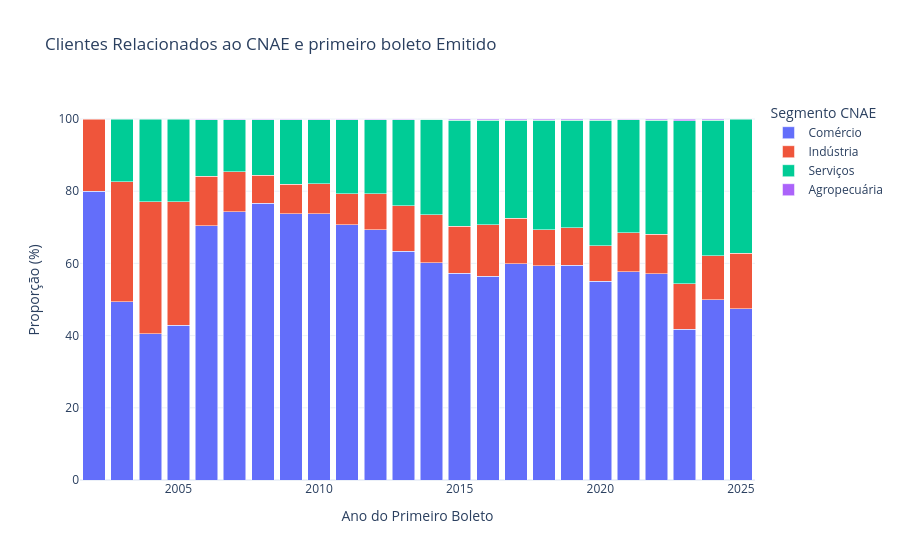

The notebook cell saved with this chart:
### Code cell
import pandas as pd
import plotly.express as px

def plotar_retencao_por_cnae(df, coluna_data_boleto="data_primeiro_boleto", coluna_anos="anos_boleto", coluna_cnae="primeira_hierarquia"):
    """
    Gera um gráfico de barras mostrando a retenção de clientes (>=1 ano vs <1 ano) por setor CNAE e ano do primeiro boleto.

    Parâmetros:
    df (DataFrame): DataFrame contendo as colunas de data do primeiro boleto, anos de permanência e CNAE.
    coluna_data_boleto (str): Nome da coluna que contém a data do primeiro boleto.
    coluna_anos (str): Nome da coluna que contém os anos de permanência.
    coluna_cnae (str): Nome da coluna que contém a classificação de CNAE.

    Retorno:
    None (exibe o gráfico interativo com Plotly)
    """

    # Converter a coluna de data para datetime
    df[coluna_data_boleto] = pd.to_datetime(df[coluna_data_boleto])

    # Criar a coluna do ano do primeiro boleto
    df["ano_primeiro_boleto"] = df[coluna_data_boleto].dt.year

    # Agrupar por ano e CNAE para calcular a retenção proporcional dentro de cada ano
    tabela = df.groupby(["ano_primeiro_boleto", coluna_cnae])[coluna_anos].count().reset_index()
    
    # Calcular a proporção dentro de cada ano (para que some 100%)
    tabela["percentual"] = tabela.groupby("ano_primeiro_boleto")[coluna_anos].transform(lambda x: (x / x.sum()) * 100)

    # Criar gráfico interativo com Plotly Express
    fig = px.bar(
        tabela,
        x="ano_primeiro_boleto",
        y="percentual",
        color=coluna_cnae,
        title="Clientes Relacionados ao CNAE e primeiro boleto Emitido ",
        labels={"ano_primeiro_boleto": "Ano do Primeiro Boleto", "percentual": "Proporção (%)", coluna_cnae: "Segmento CNAE"},
        barmode="stack",
        template="plotly_white"
    )

    # Exibir o gráfico
    fig.show()



# Chamando a função com seu DataFrame Pandas
plotar_retencao_por_cnae(tabela_cnae)

### Figure 1 — Plotly figure (JSON) as saved in the notebook; plotly's stock layout.template omitted (floating-point values rounded to 4 significant figures)
{"data": [{"hovertemplate": "Segmento CNAE=Comércio<br>Ano do Primeiro Boleto=%{x}<br>Proporção (%)=%{y}<extra></extra>", "legendgroup": "Comércio", "marker": {"color": "#636efa", "pattern": {"shape": ""}}, "name": "Comércio", "orientation": "v", "showlegend": true, "textposition": "auto", "type": "bar", "x": [2002, 2003, 2004, 2005, 2006, 2007, 2008, 2009, 2010, 2011, 2012, 2013, 2014, 2015, 2016, 2017, 2018, 2019, 2020, 2021, 2022, 2023, 2024, 2025], "xaxis": "x", "y": [80.0, 49.38, 40.54, 42.86, 70.49, 74.25, 76.64, 73.77, 73.71, 70.71, 69.36, 63.4, 60.11, 57.31, 56.51, 59.89, 59.33, 59.55, 55.1, 57.64, 57.08, 41.8, 49.97, 47.44], "yaxis": "y"}, {"hovertemplate": "Segmento CNAE=Indústria<br>Ano do Primeiro Boleto=%{x}<br>Proporção (%)=%{y}<extra></extra>", "legendgroup": "Indústria", "marker": {"color": "#EF553B", "pattern": {"shape": ""}}, "name": "Indústria", "orientation": "v", "showlegend": true, "textposition": "auto", "type": "bar", "x": [2002, 2003, 2004, 2005, 2006, 2007, 2008, 2009, 2010, 2011, 2012, 2013, 2014, 2015, 2016, 2017, 2018, 2019, 2020, 2021, 2022, 2023, 2024, 2025], "xaxis": "x", "y": [20.0, 33.23, 36.49, 34.29, 13.66, 11.17, 7.81, 8.167, 8.299, 8.514, 9.931, 12.63, 13.37, 12.98, 14.2, 12.61, 9.926, 10.26, 9.822, 10.87, 10.96, 12.57, 12.16, 15.38], "yaxis": "y"}, {"hovertemplate": "Segmento CNAE=Serviços<br>Ano do Primeiro Boleto=%{x}<br>Proporção (%)=%{y}<extra></extra>", "legendgroup": "Serviços", "marker": {"color": "#00cc96", "pattern": {"shape": ""}}, "name": "Serviços", "orientation": "v", "showlegend": true, "textposition": "auto", "type": "bar", "x": [2003, 2004, 2005, 2006, 2007, 2008, 2009, 2010, 2011, 2012, 2013, 2014, 2015, 2016, 2017, 2018, 2019, 2020, 2021, 2022, 2023, 2024, 2025], "xaxis": "x", "y": [17.39, 22.97, 22.86, 15.66, 14.36, 15.39, 17.84, 17.8, 20.58, 20.46, 23.75, 26.4, 29.4, 28.96, 27.11, 30.41, 29.88, 34.72, 31.32, 31.64, 45.2, 37.49, 37.18], "yaxis": "y"}, {"hovertemplate": "Segmento CNAE=Agropecuária<br>Ano do Primeiro Boleto=%{x}<br>Proporção (%)=%{y}<extra></extra>", "legendgroup": "Agropecuária", "marker": {"color": "#ab63fa", "pattern": {"shape": ""}}, "name": "Agropecuária", "orientation": "v", "showlegend": true, "textposition": "auto", "type": "bar", "x": [2006, 2007, 2008, 2009, 2010, 2011, 2012, 2013, 2014, 2015, 2016, 2017, 2018, 2019, 2020, 2021, 2022, 2023, 2024], "xaxis": "x", "y": [0.1852, 0.2233, 0.1554, 0.2212, 0.1957, 0.1952, 0.2488, 0.214, 0.1134, 0.3049, 0.3373, 0.3917, 0.3309, 0.3031, 0.3561, 0.1748, 0.3169, 0.435, 0.3686], "yaxis": "y"}], "layout": {"barmode": "stack", "legend": {"title": {"text": "Segmento CNAE"}, "tracegroupgap": 0}, "title": {"text": "Clientes Relacionados ao CNAE e primeiro boleto Emitido "}, "xaxis": {"anchor": "y", "domain": [0, 1], "title": {"text": "Ano do Primeiro Boleto"}}, "yaxis": {"anchor": "x", "domain": [0, 1], "title": {"text": "Proporção (%)"}}}}
